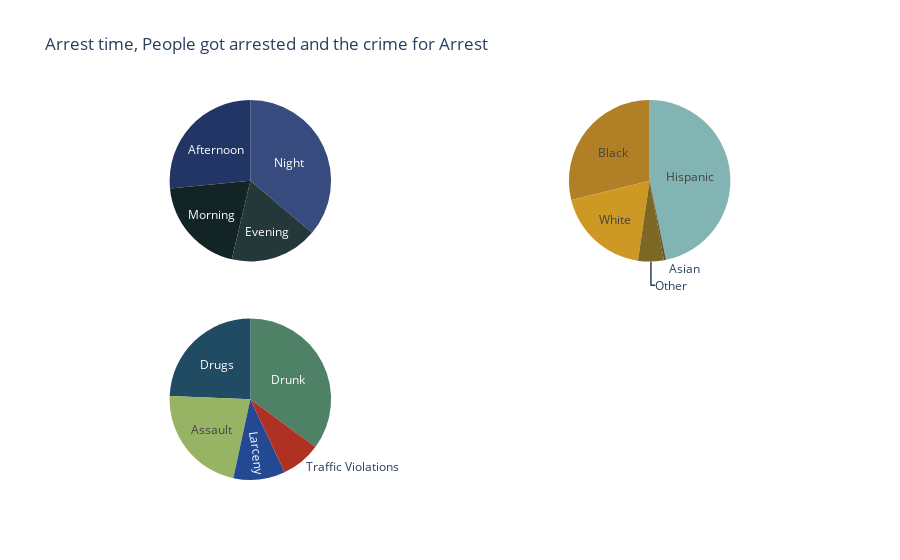

Notebook code for this chart:
### Code cell
specs = [[{'type':'domain'}, {'type':'domain'}], [{'type':'domain'}, {'type':'domain'}]]
fig = make_subplots(rows=2, cols=2, specs=specs)

time_colors = ['rgb(56, 75, 126)', 'rgb(18, 36, 37)', 'rgb(34, 53, 101)',
                'rgb(36, 55, 57)', 'rgb(6, 4, 4)']
race_colors = ['rgb(177, 127, 38)', 'rgb(205, 152, 36)', 'rgb(99, 79, 37)',
                     'rgb(129, 180, 179)', 'rgb(124, 103, 37)']
reason_colors = ['rgb(33, 75, 99)', 'rgb(79, 129, 102)', 'rgb(151, 179, 100)',
                 'rgb(175, 49, 35)', 'rgb(36, 73, 147)']

# Define pie charts
fig.add_trace(go.Pie(labels=['Night','Morning','Afternoon','Evening'], values=[arrest_final_new_df['ar_time_night'],arrest_final_new_df['ar_time_morning'],arrest_final_new_df['ar_time_afternoon'],arrest_final_new_df['ar_time_evening'],],name='Time', marker_colors=time_colors), 1, 1)
fig.add_trace(go.Pie(labels=['Black ','White','Asian','Hispanic', 'Other'], values=[arrest_final_new_df['ar_person_race_black'],arrest_final_new_df['ar_person_race_white'],arrest_final_new_df['ar_person_race_asian'],arrest_final_new_df['ar_person_race_hispanic'], arrest_final_new_df['ar_person_race_other'],], name='Peolpe Race',
                     marker_colors=race_colors), 1, 2)
fig.add_trace(go.Pie(labels=['Drugs','Drunk','Assault','Traffic Violations', 'Larceny' ], values=[arrest_final_new_df['ar_reason_drugs_related'],arrest_final_new_df['ar_reason_drunkeness'],arrest_final_new_df['ar_reason_assault'],arrest_final_new_df['ar_reason_traffic_violations'], arrest_final_new_df['ar_reason_larceny']], name='Arrest Reason',
                     marker_colors=reason_colors), 2, 1)

# Tune layout and hover info
fig.update_traces(hoverinfo='percent+name', textinfo='text+label')
fig.update(layout_title_text='Arrest time, People got arrested and the crime for Arrest',
           layout_showlegend=False)

fig = go.Figure(fig)
fig.show()

### Figure 1 — Plotly figure (JSON) as saved in the notebook; plotly's stock layout.template omitted (floating-point values rounded to 4 significant figures)
{"data": [{"domain": {"x": [0, 0.45], "y": [0.575, 1]}, "hoverinfo": "percent+name", "labels": ["Night", "Morning", "Afternoon", "Evening"], "marker": {"colors": ["rgb(56, 75, 126)", "rgb(18, 36, 37)", "rgb(34, 53, 101)", "rgb(36, 55, 57)", "rgb(6, 4, 4)"]}, "name": "Time", "textinfo": "text+label", "type": "pie", "values": [131.0, 71.69, 96.06, 63.46]}, {"domain": {"x": [0.55, 1], "y": [0.575, 1]}, "hoverinfo": "percent+name", "labels": ["Black ", "White", "Asian", "Hispanic", "Other"], "marker": {"colors": ["rgb(177, 127, 38)", "rgb(205, 152, 36)", "rgb(99, 79, 37)", "rgb(129, 180, 179)", "rgb(124, 103, 37)"]}, "name": "Peolpe Race", "textinfo": "text+label", "type": "pie", "values": [104.1, 68.08, 1.465, 168.9, 18.61]}, {"domain": {"x": [0, 0.45], "y": [0, 0.425]}, "hoverinfo": "percent+name", "labels": ["Drugs", "Drunk", "Assault", "Traffic Violations", "Larceny"], "marker": {"colors": ["rgb(33, 75, 99)", "rgb(79, 129, 102)", "rgb(151, 179, 100)", "rgb(175, 49, 35)", "rgb(36, 73, 147)"]}, "name": "Arrest Reason", "textinfo": "text+label", "type": "pie", "values": [45.19, 65.1, 41.27, 14.7, 19.21]}], "layout": {"showlegend": false, "title": {"text": "Arrest time, People got arrested and the crime for Arrest"}}}
